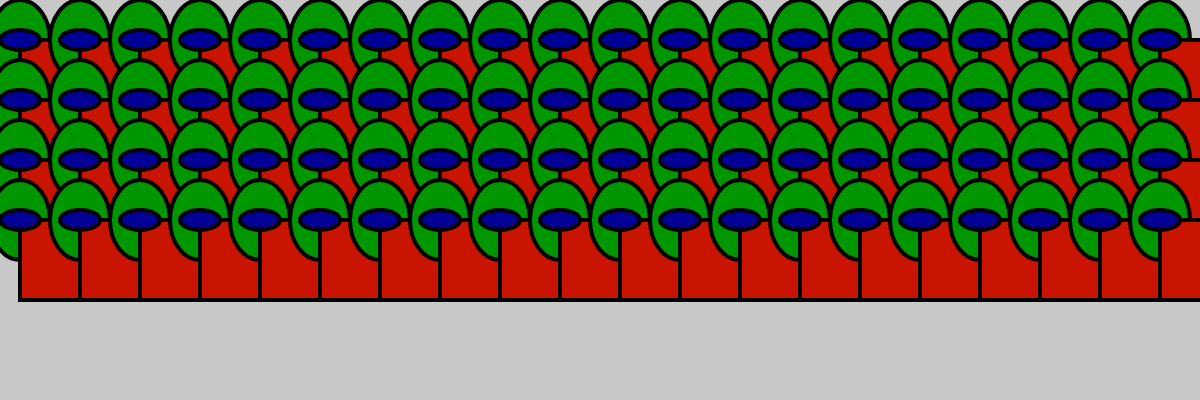
Frame 1 (no input)
Frame 60 (no input): identical to frame 1, image omitted
Frame 120 (the mouse pressed at the canvas centre since frame 60): identical to frame 1, image omitted

The p5.js sketch that drew this single still picture (run headless with seeded random() and noise() and a simulated clock; from frame 60 on, the mouse is pressed at the canvas centre):

// p5.js sketch
// ── sketch.js

//creates the canvas for the drawing
function setup() {
    createCanvas(windowWidth, 400);
    strokeWeight(4);
}
//begins for loops
function draw() {
    background(200);
//row 1
    for (let i = 20; i < 1200; i += 60) {
        fill( 'rgb(0, 150, 0)' );
        ellipse(i, 40, 60, 80);
        fill( 'rgb(200, 20, 0)' );
        rect(i, 40, 60, 80);
        fill( 'rgb(0, 0, 150)' );
        ellipse(i, 40, 40, 20);
    }
//row2
    for (let i = 20; i < 1200; i += 60) {
        fill( 'rgb(0, 150, 0)' );
        ellipse(i, 100, 60, 80);
        fill( 'rgb(200, 20, 0)' );
        rect(i, 100, 60, 80);
        fill( 'rgb(0, 0, 150)' );
        ellipse(i, 100, 40, 20);
    }
//row3
    for (let i = 20; i < 1200; i += 60) {
        fill( 'rgb(0, 150, 0)' );
        ellipse(i, 160, 60, 80);
        fill( 'rgb(200, 20, 0)' );
        rect(i, 160, 60, 80);
        fill( 'rgb(0, 0, 150)' );
        ellipse(i, 160, 40, 20);
    }
//row4
    for (let i = 20; i < 1200; i += 60) {
        fill( 'rgb(0, 150, 0)' );
        ellipse(i, 220, 60, 80);
        fill( 'rgb(200, 20, 0)' );
        rect(i, 220, 60, 80);
        fill( 'rgb(0, 0, 150)' );
        ellipse(i, 220, 40, 20);
    }
}
